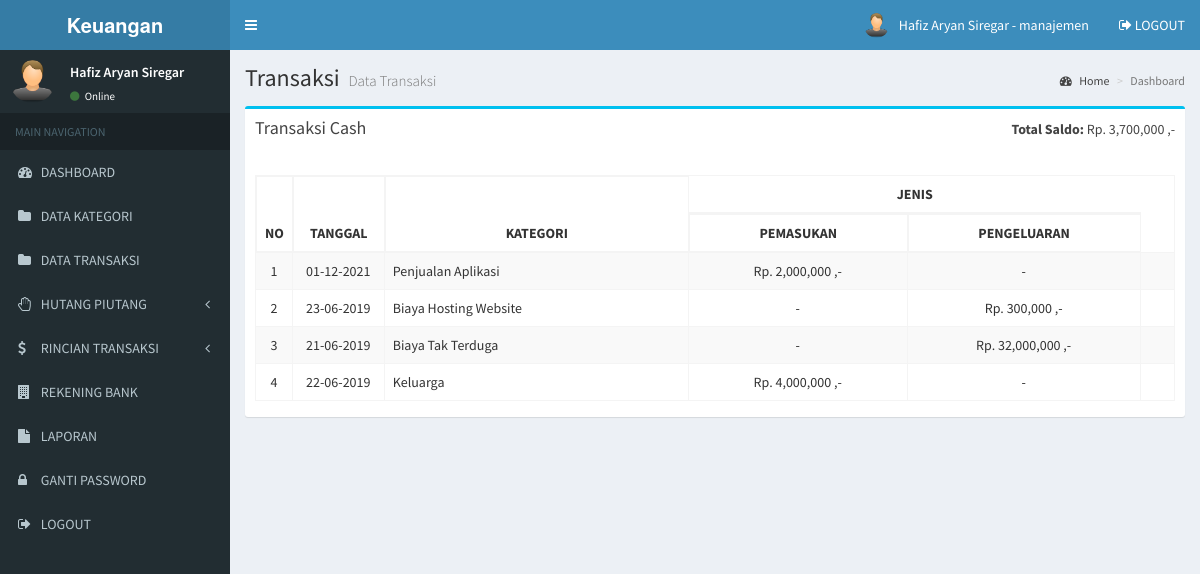
/manajemen/transaksi_cash.php (signed in), run on the app's committed database.
### tables this page shows
CREATE TABLE `bank` (
  `bank_id` int(11) NOT NULL,
  `bank_nama` varchar(255) NOT NULL,
  `bank_nomor` varchar(255) NOT NULL,
  `bank_pemilik` varchar(255) NOT NULL,
  `bank_saldo` bigint(20) NOT NULL
);

CREATE TABLE `transaksi` (
  `transaksi_id` int(11) NOT NULL,
  `transaksi_tanggal` date NOT NULL,
  `transaksi_jenis` enum('Pengeluaran','Pemasukan') NOT NULL,
  `transaksi_kategori` int(11) NOT NULL,
  `transaksi_nominal` int(11) NOT NULL,
  `transaksi_keterangan` text NOT NULL,
  `transaksi_bank` int(11) NOT NULL
);

CREATE TABLE `kategori` (
  `kategori_id` int(11) NOT NULL,
  `kategori` varchar(255) NOT NULL
);

### manajemen/transaksi_cash.php (the view, shortened to what this page needs)
<?php include 'header.php'; ?>
<div class="content-wrapper">
  <section class="content-header">
    <h1>
      Transaksi
      <small>Data Transaksi</small>
    </h1>
    <ol class="breadcrumb">
      <li><a href="#"><i class="fa fa-dashboard"></i> Home</a></li>
      <li class="active">Dashboard</li>
    </ol>
  </section>
  <section class="content">
    <div class="row">
      <section class="col-lg-12">
        <div class="box box-info">
          <div class="box-header">
            <h3 class="box-title">Transaksi Cash</h3>
            <div class="btn-group pull-right">
              <p><b>Total Saldo:</b> <?php
                                      include '../koneksi.php';
                                      $data = mysqli_query($koneksi, "SELECT * FROM bank where bank_id = 3");
                                      while ($d = mysqli_fetch_array($data)) {
                                      ?>
                  <?php echo "Rp. " . number_format($d['bank_saldo']) . " ,-"; ?> <?php
                                                                                }
                                                                                  ?></p>
            </div>
          </div>
          <div class="box-body">
            <div class="table-responsive">
              <table class="table table-bordered table-striped" id="table-datatable">
                <thead>
                  <tr>
                    <th width="1%" rowspan="2">NO</th>
                    <th width="10%" rowspan="2" class="text-center">TANGGAL</th>
                    <th rowspan="2" class="text-center">KATEGORI</th>
                    <th colspan="2" class="text-center">JENIS</th>
                  </tr>
                  <tr>
                    <th class="text-center">PEMASUKAN</th>
                    <th class="text-center">PENGELUARAN</th>
                  </tr>
                </thead>
                <tbody>
                  <?php
                  include '../koneksi.php';
                  $no = 1;
                  $data = mysqli_query($koneksi, "SELECT * FROM transaksi, kategori WHERE kategori_id = transaksi_kategori AND transaksi_bank = 3 ORDER BY transaksi_id DESC");
                  while ($d = mysqli_fetch_array($data)) {
                  ?>
                    <tr>
                      <td class="text-center"><?php echo $no++; ?></td>
                      <td class="text-center"><?php echo date('d-m-Y', strtotime($d['transaksi_tanggal'])); ?></td>
                      <td><?php echo $d['kategori']; ?></td>
                      <td class="text-center">
                        <?php
                        if ($d['transaksi_jenis'] == "Pemasukan") {
                          echo "Rp. " . number_format($d['transaksi_nominal']) . " ,-";
                        } else {
                          echo "-";
                        }
                        ?>
                      </td>
                      <td class="text-center">
                        <?php
                        if ($d['transaksi_jenis'] == "Pengeluaran") {
                          echo "Rp. " . number_format($d['transaksi_nominal']) . " ,-";
                        } else {
                          echo "-";
                        }
                        ?>
                      </td>
                      <td>
                      </td>
                    </tr>
                  <?php
                  }
                  ?>
                </tbody>
              </table>
            </div>
          </div>
        </div>
      </section>
    </div>
  </section>
</div>
<?php include 'footer.php'; ?>

### manajemen/header.php (style rules this page uses)
#table-datatable { width: 100% !important; }
#table-datatable .sorting_disabled { border: 1px solid #f4f4f4; }

### data on the page
bank: bank_saldo "3,700,000"
transaksi: transaksi_tanggal "01-12-2021", kategori.kategori "Penjualan Aplikasi", transaksi_nominal "2,000,000"
transaksi: transaksi_tanggal "23-06-2019", kategori.kategori "Biaya Hosting Website", transaksi_nominal "300,000"
transaksi: transaksi_tanggal "21-06-2019", kategori.kategori "Biaya Tak Terduga", transaksi_nominal "32,000,000"
transaksi: transaksi_tanggal "22-06-2019", kategori.kategori "Keluarga", transaksi_nominal "4,000,000"

### other printed values
$_SESSION['nama'] "Hafiz Aryan Siregar"
$_SESSION['level'] "manajemen"
